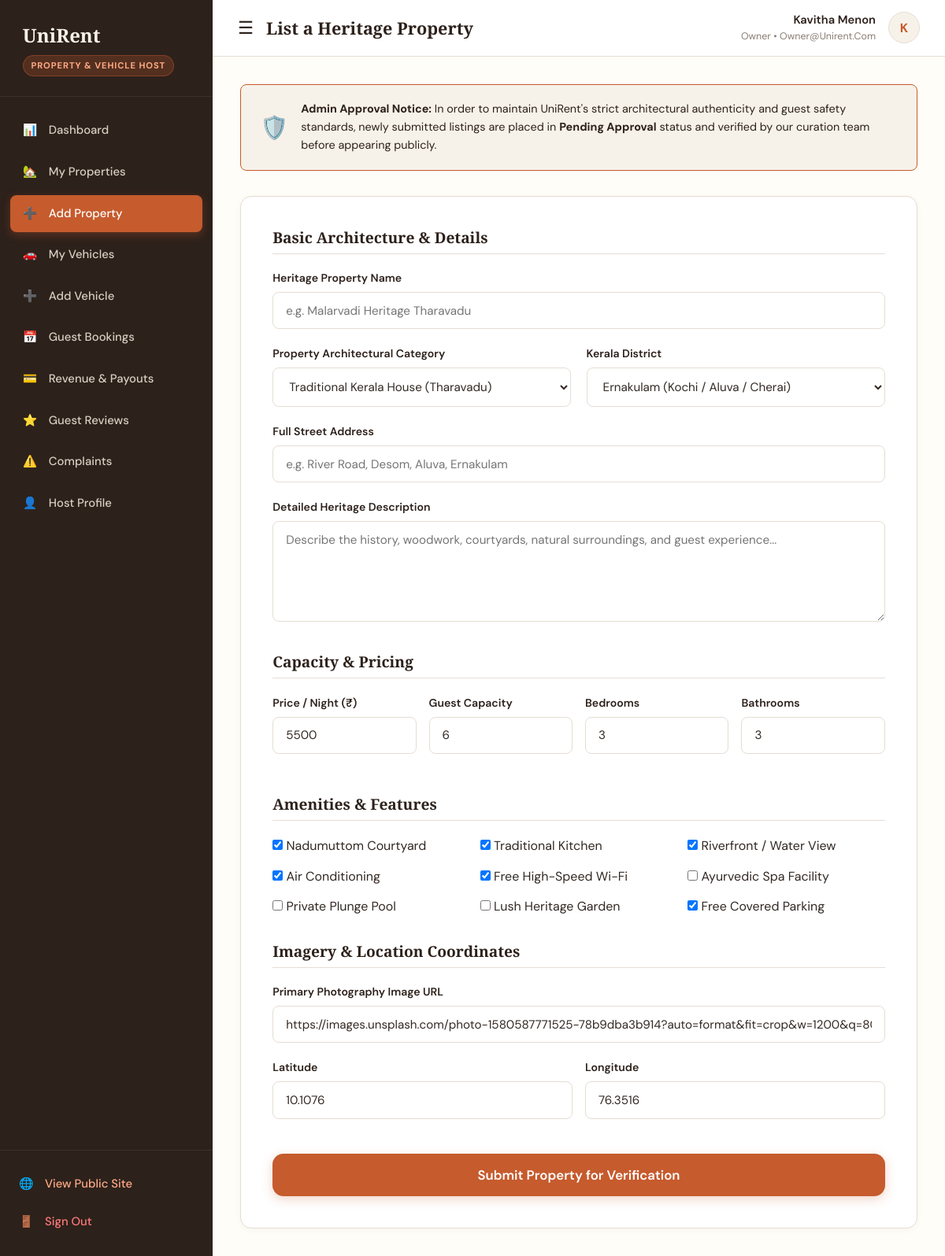
Screenshot of /owner/add-property (signed in) with the database file from the repository.
### app/models.py (models this page shows, shortened)
class User(db.Model):
    __tablename__ = 'users'
    user_id = db.Column(db.Integer, primary_key=True, autoincrement=True)
    full_name = db.Column(db.String(120), nullable=False)
    email = db.Column(db.String(150), unique=True, nullable=False, index=True)
    phone = db.Column(db.String(20), nullable=False)
    password_hash = db.Column(db.String(255), nullable=False)
    role = db.Column(db.String(20), nullable=False, default='traveler')  # traveler, owner, admin
    status = db.Column(db.String(20), nullable=False, default='active')  # active, suspended
    profile_image = db.Column(db.String(255), nullable=True)
    created_at = db.Column(db.DateTime, default=datetime.utcnow)
    updated_at = db.Column(db.DateTime, default=datetime.utcnow, onupdate=datetime.utcnow)
    owner_profile = db.relationship('Owner', backref='user', uselist=False, cascade='all, delete-orphan')
    admin_profile = db.relationship('Admin', backref='user', uselist=False, cascade='all, delete-orphan')
    bookings = db.relationship('Booking', backref='user', lazy='dynamic', cascade='all, delete-orphan')
    reviews = db.relationship('Review', backref='user', lazy='dynamic', cascade='all, delete-orphan')
    complaints = db.relationship('Complaint', backref='user', lazy='dynamic', cascade='all, delete-orphan')

### app/routes/owner.py (the view, shortened to what this page needs)
@owner_bp.route('/add-property', methods=['GET', 'POST'])
@login_required('owner')
def add_property():
    owner = get_current_owner()
    return render_template('owner/add_property.html', owner=owner)

### app/routes/owner.py (called while the page is built)
def get_current_owner():
    user_id = session.get('user_id')
    owner = Owner.query.filter_by(user_id=user_id).first()
    if not owner:
        user = db.session.get(User, user_id)
        if user and user.role == 'owner':
            owner = Owner(user_id=user_id, business_name=f"{user.full_name}'s Heritage Rentals", district='Ernakulam')
            db.session.add(owner)
            db.session.commit()
    return owner

### templates/owner/add_property.html (shortened to what this page needs)
{% extends "dashboard_base.html" %}
{% block page_title %}List a Heritage Property{% endblock %}
{% block dashboard_content %}
<div style="max-width: 880px; margin: 0 auto;">
  <div style="background: var(--ur-ivory); border: 1px solid var(--ur-burnt-orange); border-radius: var(--radius-sm); padding: 1.2rem 1.5rem; margin-bottom: 2rem; display: flex; gap: 1rem; align-items: center;">
    <div style="font-size: 1.8rem;">🛡️</div>
    <div style="font-size: 0.9rem; color: var(--ur-brown);">
      <strong>Admin Approval Notice:</strong> In order to maintain UniRent's strict architectural authenticity and guest safety standards, newly submitted listings are placed in <strong>Pending Approval</strong> status and verified by our curation team before appearing publicly.
    </div>
  </div>
  <div style="background: var(--ur-white); border: 1px solid var(--ur-border); border-radius: var(--radius-md); padding: 2.5rem; box-shadow: var(--shadow-sm);">
    <form action="{{ url_for('owner.add_property') }}" method="POST">
      <h4 style="margin-bottom: 1.2rem; border-bottom: 1px solid var(--ur-border); padding-bottom: 0.5rem;">Basic Architecture & Details</h4>
      <div class="form-group">
        <label for="p_name">Heritage Property Name</label>
        <input type="text" id="p_name" name="property_name" class="form-control" placeholder="e.g. Malarvadi Heritage Tharavadu" required>
      </div>
      <div style="display: grid; grid-template-columns: 1fr 1fr; gap: 1.2rem;">
        <div class="form-group">
          <label for="p_type">Property Architectural Category</label>
          <select id="p_type" name="property_type" class="form-control" required>
            <option value="Traditional Kerala House">Traditional Kerala House (Tharavadu)</option>
          </select>
        </div>
        <div class="form-group">
          <label for="p_district">Kerala District</label>
          <select id="p_district" name="district" class="form-control" required>
            <option value="Ernakulam">Ernakulam (Kochi / Aluva / Cherai)</option>
          </select>
        </div>
      </div>
      <div class="form-group">
        <label for="p_address">Full Street Address</label>
        <input type="text" id="p_address" name="address" class="form-control" placeholder="e.g. River Road, Desom, Aluva, Ernakulam" required>
      </div>
      <div class="form-group">
        <label for="p_desc">Detailed Heritage Description</label>
        <textarea id="p_desc" name="description" rows="5" class="form-control" placeholder="Describe the history, woodwork, courtyards, natural surroundings, and guest experience..." required></textarea>
      </div>
      <h4 style="margin: 2rem 0 1.2rem; border-bottom: 1px solid var(--ur-border); padding-bottom: 0.5rem;">Capacity & Pricing</h4>
      <div style="display: grid; grid-template-columns: repeat(4, 1fr); gap: 1rem;">
        <div class="form-group">
          <label for="p_price">Price / Night (₹)</label>
          <input type="number" id="p_price" name="price_per_night" class="form-control" value="5500" required>
        </div>
        <div class="form-group">
          <label for="p_guests">Guest Capacity</label>
          <input type="number" id="p_guests" name="guest_capacity" class="form-control" value="6" required>
        </div>
        <div class="form-group">
          <label for="p_bedrooms">Bedrooms</label>
          <input type="number" id="p_bedrooms" name="bedrooms" class="form-control" value="3" required>
        </div>
        <div class="form-group">
          <label for="p_bathrooms">Bathrooms</label>
          <input type="number" id="p_bathrooms" name="bathrooms" class="form-control" value="3" required>
        </div>
      </div>
      <h4 style="margin: 2rem 0 1.2rem; border-bottom: 1px solid var(--ur-border); padding-bottom: 0.5rem;">Amenities & Features</h4>
      <div style="display: grid; grid-template-columns: repeat(3, 1fr); gap: 0.8rem; margin-bottom: 1.5rem;">
        <label><input type="checkbox" name="amenities" value="Nadumuttom Courtyard" checked> Nadumuttom Courtyard</label>
        <label><input type="checkbox" name="amenities" value="Traditional Kitchen" checked> Traditional Kitchen</label>
        <label><input type="checkbox" name="amenities" value="Riverfront / Water View" checked> Riverfront / Water View</label>
        <label><input type="checkbox" name="amenities" value="Air Conditioning" checked> Air Conditioning</label>
        <label><input type="checkbox" name="amenities" value="Free High-Speed Wi-Fi" checked> Free High-Speed Wi-Fi</label>
        <label><input type="checkbox" name="amenities" value="Ayurvedic Spa Facility"> Ayurvedic Spa Facility</label>
        <label><input type="checkbox" name="amenities" value="Private Plunge Pool"> Private Plunge Pool</label>
        <label><input type="checkbox" name="amenities" value="Lush Heritage Garden"> Lush Heritage Garden</label>
        <label><input type="checkbox" name="amenities" value="Free Covered Parking" checked> Free Covered Parking</label>
      </div>
      <h4 style="margin: 2rem 0 1.2rem; border-bottom: 1px solid var(--ur-border); padding-bottom: 0.5rem;">Imagery & Location Coordinates</h4>
      <div class="form-group">
        <label for="p_img">Primary Photography Image URL</label>
        <input type="url" id="p_img" name="image_url" class="form-control" placeholder="https://images.unsplash.com/photo-..." value="https://images.unsplash.com/photo-1580587771525-78b9dba3b914?auto=format&fit=crop&w=1200&q=80">
      </div>
      <div style="display: grid; grid-template-columns: 1fr 1fr; gap: 1rem;">
        <div class="form-group">
          <label for="p_lat">Latitude</label>
          <input type="text" id="p_lat" name="latitude" class="form-control" value="10.1076">
        </div>
        <div class="form-group">
          <label for="p_lng">Longitude</label>
          <input type="text" id="p_lng" name="longitude" class="form-control" value="76.3516">
        </div>
      </div>
      <button type="submit" class="btn btn-primary btn-block btn-lg" style="margin-top: 1.5rem;">
        Submit Property for Verification
      </button>
    </form>
  </div>
</div>
{% endblock %}

### templates/dashboard_base.html (shortened to what this page needs)
<!DOCTYPE html>
<html lang="en">
<head>
  <link rel="stylesheet" href="https://unpkg.com/leaflet@1.9.4/dist/leaflet.css"/>
  <link rel="stylesheet" href="{{ url_for('static', filename='css/style.css') }}">
</head>
<body>
<div class="dashboard-container">
  <aside class="dashboard-sidebar">
    <div class="sidebar-header">
      <a href="{{ url_for('main.index') }}" class="sidebar-brand">
        UniRent
      </a>
      <div>
        <span class="sidebar-role-badge">
          {% if current_user and current_user.role == 'admin' %}Administrator Portal
          {% elif current_user and current_user.role == 'owner' %}Property & Vehicle Host
          {% elif current_user and current_user.role == 'traveler' %}Traveler Account
          {% else %}Traveler Account{% endif %}
        </span>
      </div>
    </div>
    <ul class="sidebar-menu">
      {% if current_user and current_user.role == 'admin' %}
        <li class="sidebar-item">
          <a href="{{ url_for('admin.dashboard') }}" class="sidebar-link {% if request.endpoint == 'admin.dashboard' %}active{% endif %}">
            <span>📊</span> <span>Overview</span>
          </a>
        </li>
        <li class="sidebar-item">
          <a href="{{ url_for('admin.approvals') }}" class="sidebar-link {% if request.endpoint == 'admin.approvals' %}active{% endif %}">
            <span>🛡️</span> <span>Listing Approvals</span>
          </a>
        </li>
        <li class="sidebar-item">
          <a href="{{ url_for('admin.travelers') }}" class="sidebar-link {% if request.endpoint == 'admin.travelers' %}active{% endif %}">
            <span>👥</span> <span>Travelers</span>
          </a>
        </li>
        <li class="sidebar-item">
          <a href="{{ url_for('admin.owners') }}" class="sidebar-link {% if request.endpoint == 'admin.owners' %}active{% endif %}">
            <span>🏨</span> <span>Owners</span>
          </a>
        </li>
        <li class="sidebar-item">
          <a href="{{ url_for('admin.properties') }}" class="sidebar-link {% if request.endpoint == 'admin.properties' %}active{% endif %}">
            <span>🏡</span> <span>All Properties</span>
          </a>
        </li>
        <li class="sidebar-item">
          <a href="{{ url_for('admin.vehicles') }}" class="sidebar-link {% if request.endpoint == 'admin.vehicles' %}active{% endif %}">
            <span>🚗</span> <span>All Vehicles</span>
          </a>
        </li>
        <li class="sidebar-item">
          <a href="{{ url_for('admin.bookings') }}" class="sidebar-link {% if request.endpoint == 'admin.bookings' %}active{% endif %}">
            <span>📅</span> <span>Bookings</span>
          </a>
        </li>
        <li class="sidebar-item">
          <a href="{{ url_for('admin.payments') }}" class="sidebar-link {% if request.endpoint == 'admin.payments' %}active{% endif %}">
            <span>💳</span> <span>Payments</span>
          </a>
        </li>
        <li class="sidebar-item">
          <a href="{{ url_for('admin.complaints') }}" class="sidebar-link {% if request.endpoint == 'admin.complaints' %}active{% endif %}">
            <span>⚖️</span> <span>Complaints</span>
          </a>
        </li>
        <li class="sidebar-item">
          <a href="{{ url_for('admin.reports') }}" class="sidebar-link {% if request.endpoint == 'admin.reports' %}active{% endif %}">
            <span>📈</span> <span>Reports & Analytics</span>
          </a>
        </li>
      {% elif current_user and current_user.role == 'owner' %}
        <li class="sidebar-item">
          <a href="{{ url_for('owner.dashboard') }}" class="sidebar-link {% if request.endpoint == 'owner.dashboard' %}active{% endif %}">
            <span>📊</span> <span>Dashboard</span>
          </a>
        </li>
        <li class="sidebar-item">
          <a href="{{ url_for('owner.properties') }}" class="sidebar-link {% if request.endpoint == 'owner.properties' %}active{% endif %}">
            <span>🏡</span> <span>My Properties</span>
          </a>
        </li>
        <li class="sidebar-item">
          <a href="{{ url_for('owner.add_property') }}" class="sidebar-link {% if request.endpoint == 'owner.add_property' %}active{% endif %}">
            <span>➕</span> <span>Add Property</span>
          </a>
        </li>
        <li class="sidebar-item">
          <a href="{{ url_for('owner.vehicles') }}" class="sidebar-link {% if request.endpoint == 'owner.vehicles' %}active{% endif %}">
            <span>🚗</span> <span>My Vehicles</span>
          </a>
        </li>
        <li class="sidebar-item">
          <a href="{{ url_for('owner.add_vehicle') }}" class="sidebar-link {% if request.endpoint == 'owner.add_vehicle' %}active{% endif %}">
            <span>➕</span> <span>Add Vehicle</span>
          </a>
        </li>
        <li class="sidebar-item">
          <a href="{{ url_for('owner.bookings') }}" class="sidebar-link {% if request.endpoint == 'owner.bookings' %}active{% endif %}">
            <span>📅</span> <span>Guest Bookings</span>
          </a>
        </li>
        <li class="sidebar-item">
          <a href="{{ url_for('owner.payments') }}" class="sidebar-link {% if request.endpoint == 'owner.payments' %}active{% endif %}">
            <span>💳</span> <span>Revenue & Payouts</span>
          </a>
        </li>
        <li class="sidebar-item">
          <a href="{{ url_for('owner.reviews') }}" class="sidebar-link {% if request.endpoint == 'owner.reviews' %}active{% endif %}">
            <span>⭐</span> <span>Guest Reviews</span>
          </a>
        </li>
        <li class="sidebar-item">
          <a href="{{ url_for('owner.complaints') }}" class="sidebar-link {% if request.endpoint == 'owner.complaints' %}active{% endif %}">
            <span>⚠️</span> <span>Complaints</span>
          </a>
        </li>
        <li class="sidebar-item">
          <a href="{{ url_for('owner.profile') }}" class="sidebar-link {% if request.endpoint == 'owner.profile' %}active{% endif %}">
            <span>👤</span> <span>Host Profile</span>
          </a>
        </li>
      {% endif %}
    </ul>
    <div class="sidebar-footer">
      <a href="{{ url_for('main.index') }}" class="sidebar-link" style="padding-left:0; color:#ffaa85;">
        <span>🌐</span> <span>View Public Site</span>
      </a>
      <a href="{{ url_for('auth.logout') }}" class="sidebar-link" style="padding-left:0; color:#ff7b7b;">
        <span>🚪</span> <span>Sign Out</span>
      </a>
    </div>
  </aside>
  <div class="dashboard-main">
    <header class="dashboard-topbar">
      <div style="display:flex; align-items:center; gap:1rem;">
        <button id="dashboard_sidebar_toggle" style="background:none; border:none; font-size:1.4rem; cursor:pointer; color:var(--ur-brown); display:block;">
          ☰
        </button>
        <h3 style="font-size:1.35rem; margin:0;">{% block page_title %}Dashboard{% endblock %}</h3>
      </div>
      <div class="topbar-user">
        {% if current_user %}
        <div style="text-align:right;">
          <div style="font-weight:600; font-size:0.92rem; color:var(--ur-brown);">{{ current_user.full_name }}</div>
          <div style="font-size:0.78rem; color:var(--ur-muted); text-transform:capitalize;">{{ current_user.role }} • {{ current_user.email }}</div>
        </div>
        <div class="user-avatar-circle">
          {{ current_user.full_name[:1] if current_user.full_name else 'U' }}
        </div>
        {% endif %}
      </div>
    </header>
    <div class="dashboard-content">
      {% block dashboard_content %}
      {% endblock %}
    </div>
  </div>
</div>
</body>
</html>

### rows the page displays
User: full_name "Kavitha Menon", role "Owner", email "Owner@unirent.com", full_name "K"
